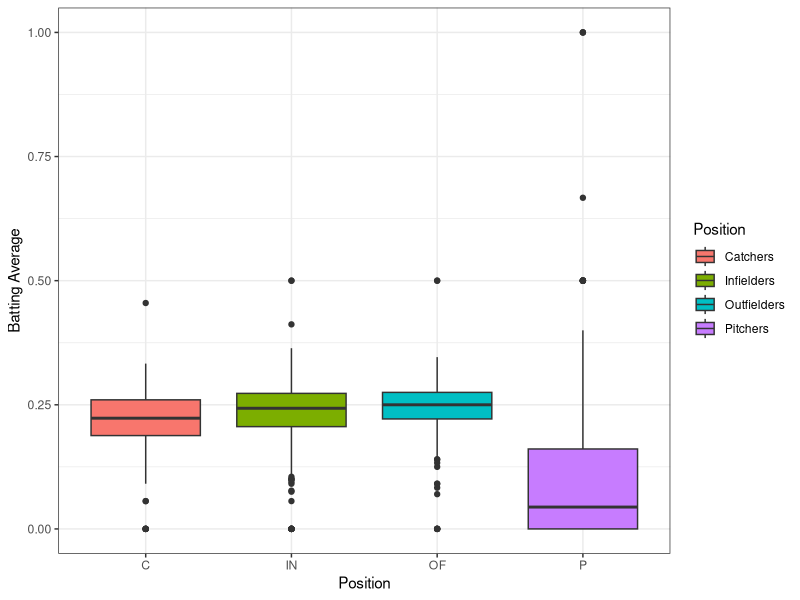
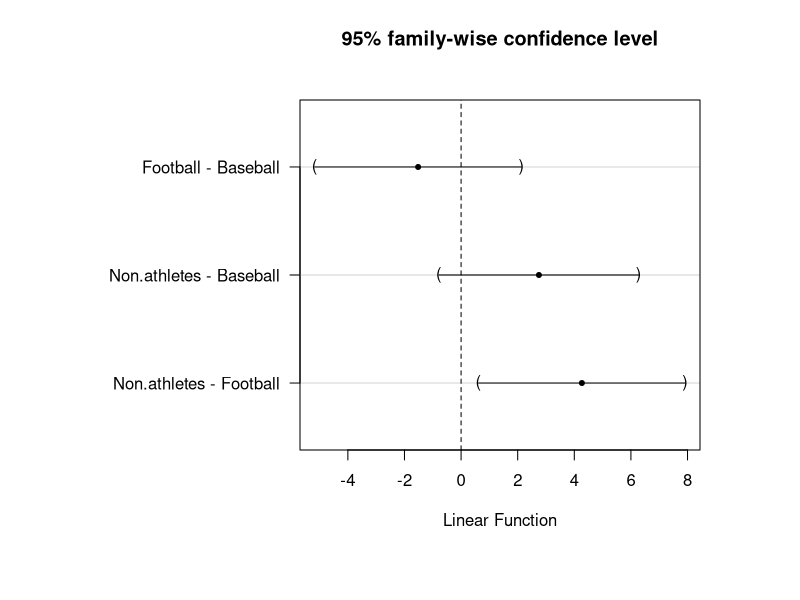

The R script that drew these images, in order: (Note: this script raises an error after producing the figures.)
## ---- chunk 1
require(knitr)
require(ggplot2)
options(show.signif.stars = FALSE)
opts_chunk$set(tidy = FALSE, message=FALSE, comment = "", echo = TRUE, 
               fig.align = 'center', fig.height = 5)
act <- data.frame(
  Score = c(25, 22, 19, 25, 24, 25, 24, 23, 
            21, 27, 29, 26, 30, 27, 26, 23, 
            22, 21, 24, 27, 19, 23, 17), 
  Group = factor(c(rep("Baseball", 8), rep("Non.athletes", 8), rep("Football", 7))))
baseball <- read.csv("batting2012.csv", header = T)
names(baseball)[3] <- "Position"
set.seed(2014)
## ---- chunk 2
summary(act)
## ---- chunk 3
qplot(Position, BA, data = baseball, ylab = "Batting Average", fill = Position, geom = "boxplot") + theme_bw() + 
  scale_fill_discrete(labels = c("Catchers", "Infielders", "Outfielders", "Pitchers"))
## ---- chunk 4
m1 <- lm(Score ~ Group, data = act)
anova(m1)
## ---- chunk 5
require(multcomp)
mult1 <- glht(m1, linfct = mcp(Group = "Tukey"))
old.par <- par(mai=c(1.5,3,1,1))
plot(mult1)
## ---- chunk 6
m2 <- lm(BA ~ Position, data = baseball)
require(multcomp)
mult2 <- glht(m2, linfct = mcp(Position = "Tukey"))
old.par <- par(mai=c(1.5,2,1,1))
plot(mult2)
## ---- chunk 7
confint(mult2)$confint[1:6, 1:3]
